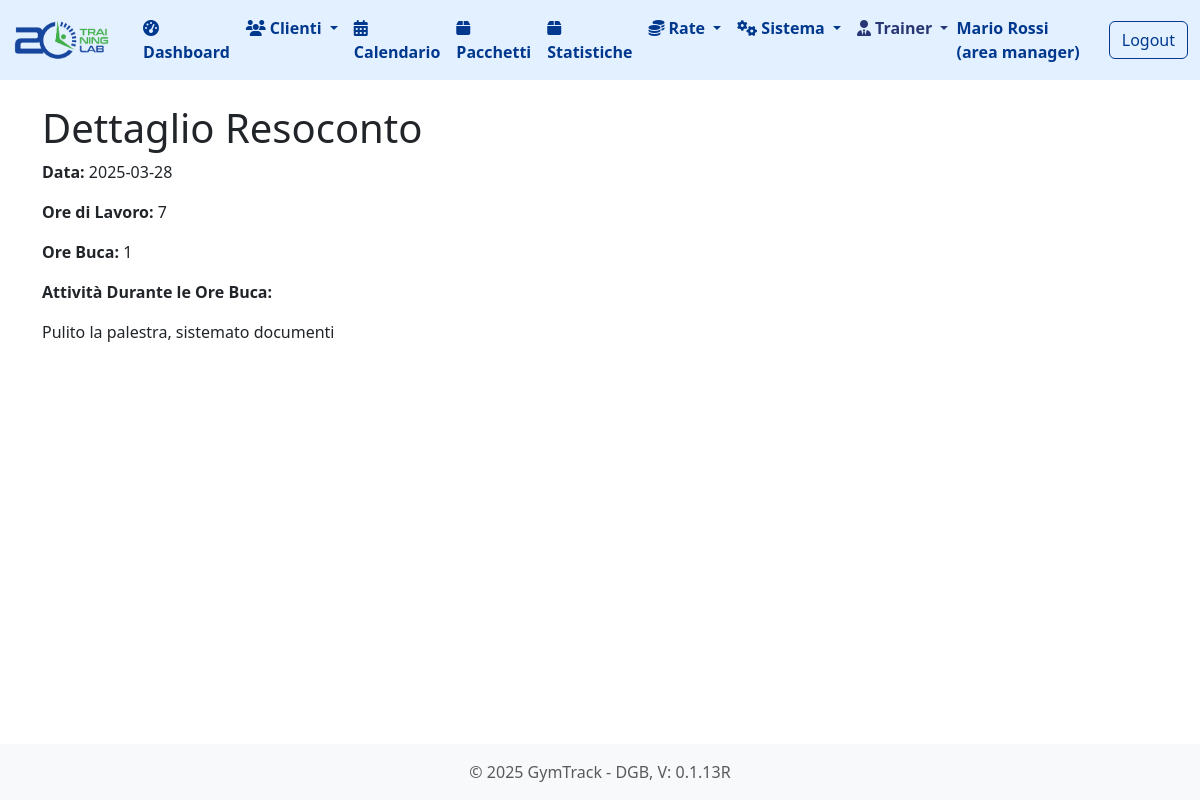
Page /trainer/resoconto/1 (signed in) on the committed database.
### tables this page shows
CREATE TABLE resoconti (
            id INTEGER PRIMARY KEY AUTOINCREMENT,
            trainer_id INTEGER NOT NULL,
            data DATE NOT NULL,
            ore_lavoro INTEGER NOT NULL,
            ore_buca INTEGER NOT NULL,
            attivita_buca TEXT NOT NULL,
            FOREIGN KEY (trainer_id) REFERENCES trainer (id)
        );

### routes/trainers.py (the view)
@trainers_bp.route('/trainer/resoconto/<int:resoconto_id>', methods=['GET'])
@login_required
def view_resoconto(resoconto_id):
    resoconto = db.get_resoconto(resoconto_id)
    if not resoconto:
        flash('Resoconto non trovato', 'error')
        return redirect(url_for('view_trainers'))
    return render_template('trainer/view_resoconto.html', resoconto=resoconto)

### app.py (called while the page is built)
@app.before_request
def setup():
    db.init_db()
    db.create_user_tables()
    g.hierarchy = db.build_hierarchy(session.get('user_role'), session.get('user_email'))

### database.py (called while the page is built, shortened)
def get_db_connection():
    conn = sqlite3.connect(DATABASE_PATH)
    conn.row_factory = sqlite3.Row
    return conn

def init_db():
    if os.path.exists(DATABASE_PATH):
        return

def get_franchisor(franchisor_id):
    conn = get_db_connection()
    franchisor = conn.execute('SELECT * FROM franchisor WHERE id = ?', (franchisor_id,)).fetchone()
    conn.close()
    return franchisor

def get_area_managers_by_franchisor(franchisor_id):
    conn = get_db_connection()
    managers = conn.execute('SELECT * FROM area_manager WHERE franchisor_id = ?', (franchisor_id,)).fetchall()
    conn.close()
    return managers

def get_societa_by_area_manager(area_manager_id):
    conn = get_db_connection()
    societa = conn.execute('SELECT * FROM societa WHERE area_manager_id = ?', (area_manager_id,)).fetchall()
    conn.close()
    return societa

def get_sedi_by_societa(societa_id):
    conn = get_db_connection()
    sedi = conn.execute('SELECT * FROM sede WHERE societa_id = ?', (societa_id,)).fetchall()
    conn.close()
    return sedi

def get_trainers_by_sede(sede_id):
    conn = get_db_connection()
    try:
        trainers = conn.execute('SELECT * FROM trainer WHERE sede_id = ?', (sede_id,)).fetchall()
        return trainers
    finally:
        conn.close()

def get_resoconto(resoconto_id):
    conn = get_db_connection()
    resoconto = conn.execute('''
        SELECT * FROM resoconti WHERE id = ?
    ''', (resoconto_id,)).fetchone()
    conn.close()
    return resoconto

### utils/auth.py (called while the page is built)
def login_required(f):
    @wraps(f)
    def decorated_function(*args, **kwargs):
        if 'user_id' not in session:
            flash('Devi effettuare il login per accedere a questa pagina', 'danger')
            return redirect(url_for('auth.login'))
        return f(*args, **kwargs)
    return decorated_function

### templates/trainer/view_resoconto.html (shortened to what this page needs)
{% extends "base.html" %}
{% block content %}
<h1>Dettaglio Resoconto</h1>
<p><strong>Data:</strong> {{ resoconto.data }}</p>
<p><strong>Ore di Lavoro:</strong> {{ resoconto.ore_lavoro }}</p>
<p><strong>Ore Buca:</strong> {{ resoconto.ore_buca }}</p>
<p><strong>Attività Durante le Ore Buca:</strong></p>
<p>{{ resoconto.attivita_buca }}</p>
{% endblock %}

### rows in the picture
resoconti: data "2025-03-28", ore_lavoro "7", ore_buca "1", attivita_buca "Pulito la palestra, sistemato documenti"

### other values in the picture
{{ session.user_name }} "Mario Rossi"
{{ session.user_role }} "area manager"
